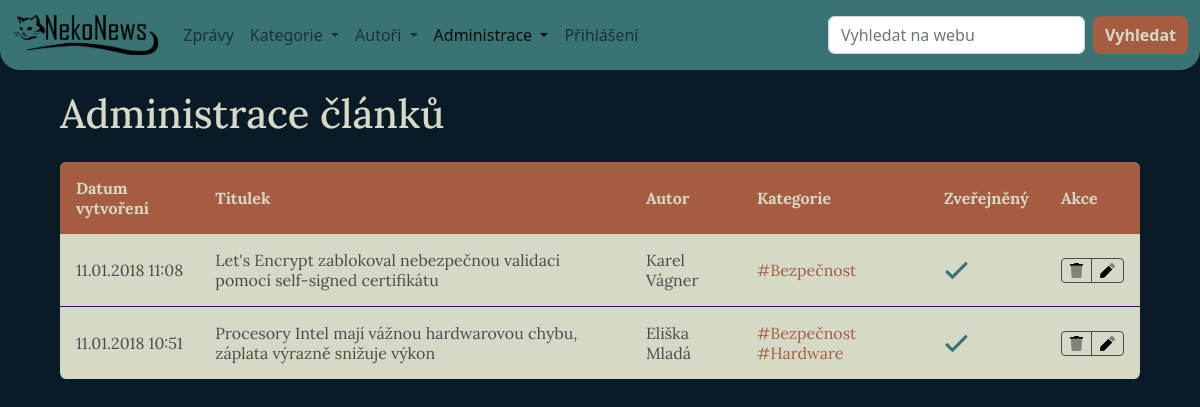
Page /admin/articles.php on the committed database.
### tables this page shows
CREATE TABLE `article` (
  `id` int(10) UNSIGNED NOT NULL,
  `author_id` int(11) NOT NULL,
  `title` varchar(150) NOT NULL,
  `perex` text NOT NULL,
  `text` text NOT NULL,
  `created_at` timestamp NOT NULL DEFAULT current_timestamp(),
  `image` varchar(500) DEFAULT NULL,
  `published` tinyint(1) NOT NULL DEFAULT 0
);

CREATE TABLE `author` (
  `id` int(11) NOT NULL,
  `name` varchar(20) NOT NULL,
  `surname` varchar(50) NOT NULL,
  `profile_photo` varchar(500) NOT NULL
);

### model/BaseRepository.php (called while the page is built, shortened)
<?php
abstract class BaseRepository
{
    public function __construct(Database $db)
    {
        $this->dbConn = $db;
    }
}

### model/ArticleRepository.php (called while the page is built, shortened)
<?php
class ArticleRepository extends BaseRepository
{
    public function getAllArticles()
    {
        $query = '
            SELECT
                ar.id as article_id,
                ar.title as title,
                ar.created_at as date,
                ar.published as published,
                au.name as author_name,
                au.surname as author_surname
            FROM article ar
                LEFT JOIN author au ON au.id = ar.author_id
            ORDER BY created_at DESC
        ';
        return $this->dbConn->selectAll($query);
    }
}

### model/Database.php (called while the page is built, shortened)
<?php
class Database
{
    private $conn;
    public function __construct()
    {
        $this->conn = new PDO('mysql:host=' . self::HOST . ';dbname=' . self::DBNAME ,
            self::USER,
            self::PASS, [
                PDO::ATTR_ERRMODE => PDO::ERRMODE_EXCEPTION
            ]);
        $this->conn->query('SET NAMES utf8');
    }
    public function selectAll($sql, $params = [])
    {
        $stmt = $this->execute($sql, $params);
        return $stmt->fetchAll();
    }
    protected function execute($sql, $params)
    {
        $stmt = $this->conn->prepare($sql);
        $stmt->execute($params);
        return $stmt;
    }
}

### admin/articles.php (the view, shortened to what this page needs)
<?php
require_once '../tools/Tools.php';
$db = new Database();
$categoryRepo = new CategoryRepository($db);
$articleRepo = new ArticleRepository($db);
$tool = new Tools();
$tableData = $articleRepo->getAllArticles();
?>
<html lang="cs">
<head>
    <?php $tool->importBootstrap(); ?>
    <link rel="stylesheet" href="../source/styles/rwd-table.css">
    <link rel="stylesheet" href="../source/styles/style.css">
</head>
<body>
<?php
require_once '../source/pages/navbar.php';
?>
<main id="article-admin-table">
    <section class="page-header white-font">
        <h1>Administrace článků</h1>
    </section>
    <div class="table-container ">
        <table class="rwd-table .article-admin-table">
            <tr>
                <th>Datum vytvoření</th>
                <th>Titulek</th>
                <th>Autor</th>
                <th>Kategorie</th>
                <th>Zveřejněný</th>
                <th>Akce</th>
            </tr>
            <?php foreach ($tableData as $row) { ?>
                <tr>
                    <td data-th="Dat. vytvoř."><?= $tool->convertDate($row['date']) ?></td>
                    <td data-th="Název"><?= $row['title'] ?></td>
                    <td data-th="Autor"><?= $row['author_name'] ?> <?= $row['author_surname'] ?></td>
                    <td data-th="Kategorie"><?= $categoryRepo->writeCategories($row['article_id']) ?></td>
                    <td data-th="Zveřejněný">
                        <?php if ($row['published']) { ?>
                            <img src="../source/icons/check.svg" alt="ano" height="25">
                        <?php } else { ?>
                            <img src="../source/icons/times.svg" alt="ne" height="30">
                        <?php } ?>
                    </td>
                    <td data-th="Akce" class="action-column">
                        <div class="btn-group btn-group-sm table-edit-buttons" role="group"
                             aria-label="Small button group">
                            <a href="delete.php?from=articles&id=<?= $row['article_id'] ?>"
                               type="button" class="btn btn-outline-dark btn-delete">
                                <img src="../source/icons/trash.svg" alt="smazat" class="table-icon">
                            </a>
                            <a href="" type="button" class="btn btn-outline-dark btn-edit ">
                                <img src="../source/icons/pen.svg" alt="upravit" class="table-icon">
                            </a>
                        </div>
                    </td>
                </tr>
            <?php } ?>
        </table>
    </div>
</main>
</html>

### model/CategoryRepository.php (shortened to what this page needs)
<?php
class CategoryRepository extends BaseRepository
{
    public function getCategoriesForArticle($articleId)
    {
        $query = '
            SELECT
                ca.id AS category_id,
                ca.name AS category_name
            FROM article_category ac
                INNER JOIN article ar ON ar.id = ac.article_id
                INNER JOIN category ca ON ca.id = ac.category_id
            WHERE ar.id = :articleId;
        ';
        $data = [
            ':articleId' => $articleId,
        ];
        return $this->dbConn->selectAll($query, $data);
    }
    public function writeCategories($articleId)
    {
        $categories = $this->getCategoriesForArticle($articleId);
        $string = '';
        foreach ($categories as $category) {
            $string .= '<a href="../category/articles.php?category_id=' . $category['category_id'] . '">#' . $category['category_name'] . ' </a>';
        }
        return $string;
    }
    public function getLastFiveCategories()
    {
        $query = '
            SELECT DISTINCT *
            FROM
            (
            SELECT
                    ca.id as category_id,
                    ca.name as category_name
                FROM article ar
                    INNER JOIN article_category ac ON ac.article_id = ar.id
                    INNER JOIN category ca ON ca.id = ac.category_id
                ORDER BY ar.created_at DESC
                LIMIT 5
            ) AS a
        ';
        return $this->dbConn->selectAll($query);
    }
}

### source/styles/rwd-table.css (style rules this page uses)
.table-container { display: flex; justify-content: center; }
.rwd-table { margin: 1em 0; min-width: 300px; width: 100%; }
.rwd-table tr { border-bottom: 1px solid #ddd; }
.rwd-table tr:first-child { border: none; }
.rwd-table tr:last-child { border-bottom: none; }
.rwd-table th { display: none; }
.rwd-table td { display: block; }
.rwd-table td:first-child { padding-top: .5em; }
.rwd-table td:last-child { padding-bottom: .5em; }
.rwd-table td:before { content: attr(data-th) ": "; font-weight: bold; width: 6.5em; display: inline-block; }
@media (min-width: 700px) { .rwd-table td:before { display: none; } }
.rwd-table th, .rwd-table td { text-align: left; }
@media (min-width: 700px) { .rwd-table th, .rwd-table td { display: table-cell; padding: .25em .5em; } }
@media (min-width: 700px) { .rwd-table th:first-child, .rwd-table td:first-child { padding-left: 0; } }
@media (min-width: 700px) { .rwd-table th:last-child, .rwd-table td:last-child { padding-right: 0; } }
.rwd-table { background: var(--secondary-font); color: var(--primary-font); border-radius: .4em; overflow: hidden; }
.rwd-table tr { border-color: #47007f; }
.rwd-table th, .rwd-table td { margin: .5em 1em; }
@media (min-width: 700px) { .rwd-table th, .rwd-table td { padding: 1em !important; } }
.rwd-table th, .rwd-table td:before { color: var(--primary-additional); }
.rwd-table th { background-color: var(--primary-additional); color: var(--secondary-font); }

### source/styles/style.css (style rules this page uses)
* { --primary-background: #081B26; --secondary-background: #397373; --primary-font: #4B4B4B; --secondary-font: #D6D9C5; --primary-additional: #A65C41; --secondary-aditional: #8C2C23; }
body { background-color: var(--primary-background); color: var(--primary-font); }
main { font-family: Lora, serif; }
.white-font { color: var(--secondary-font); }
body { margin: 0; }
main { margin: 25px; }
.table-icon { height: 15px; }
.action-column { width: 50px; }
.btn-outline-dark { border-color: var(--primary-font); }
td a { color: var(--primary-additional); text-decoration: none; }
@media screen and (min-width: 1024px) { main { max-width: 1024px; margin: 20px auto; } }
@media screen and (min-width: 1024px) { #article-admin-table { max-width: none; margin: 20px 5vw; } }

### rows in the picture
article: created_at "11.01.2018 11:08", title "Let's Encrypt zablokoval nebezpečnou validaci pomocí self-signed certifikátu", author.name "Karel", author.surname "Vágner", category_name "Bezpečnost", published 1 (drawn)
article: created_at "11.01.2018 10:51", title "Procesory Intel mají vážnou hardwarovou chybu, záplata výrazně snižuje výkon", author.name "Eliška", author.surname "Mladá", category_name "Bezpečnost", category_name "Hardware", published 1 (drawn)
